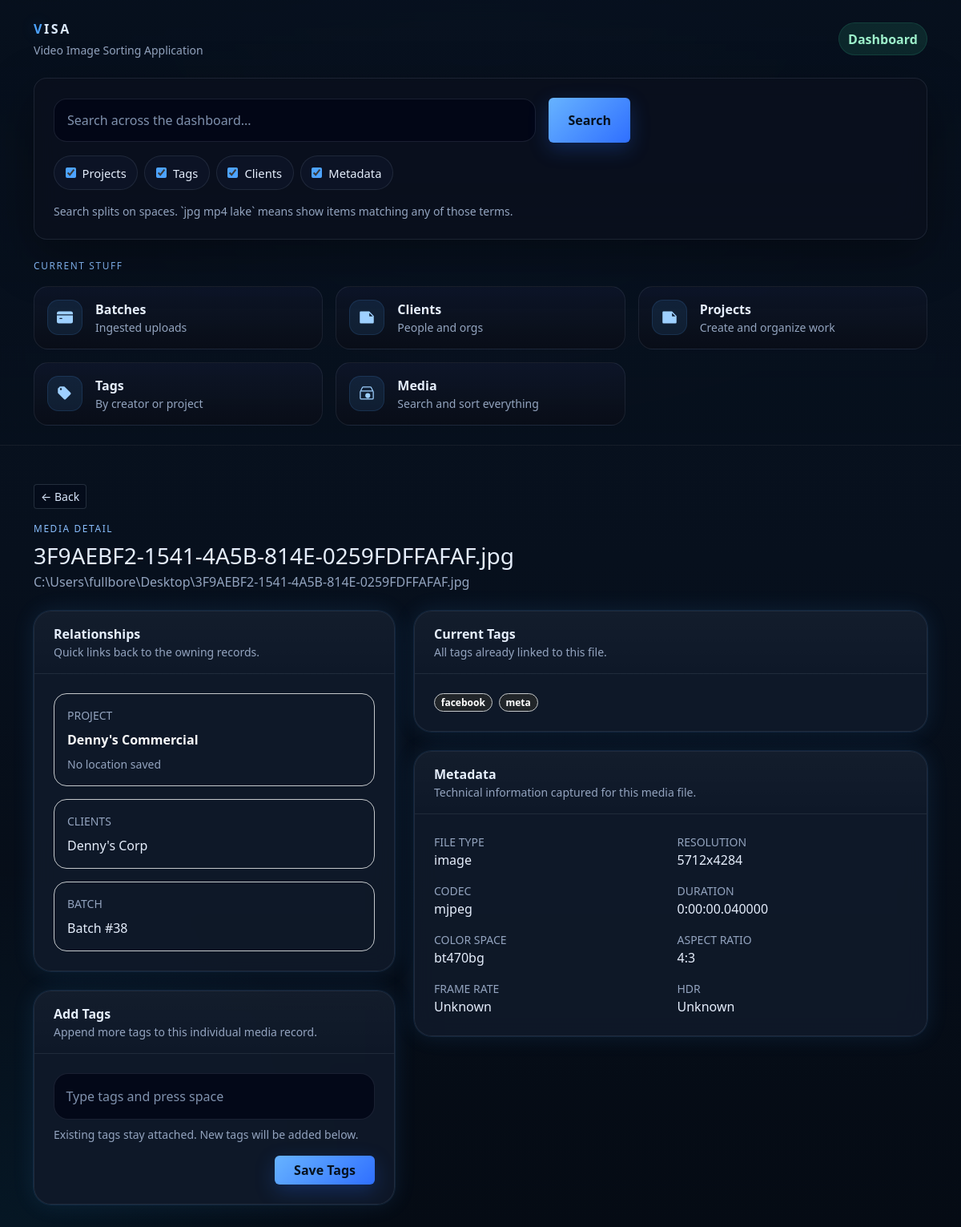
/dashboard/media/41/, run on an earlier commit of the app's database.
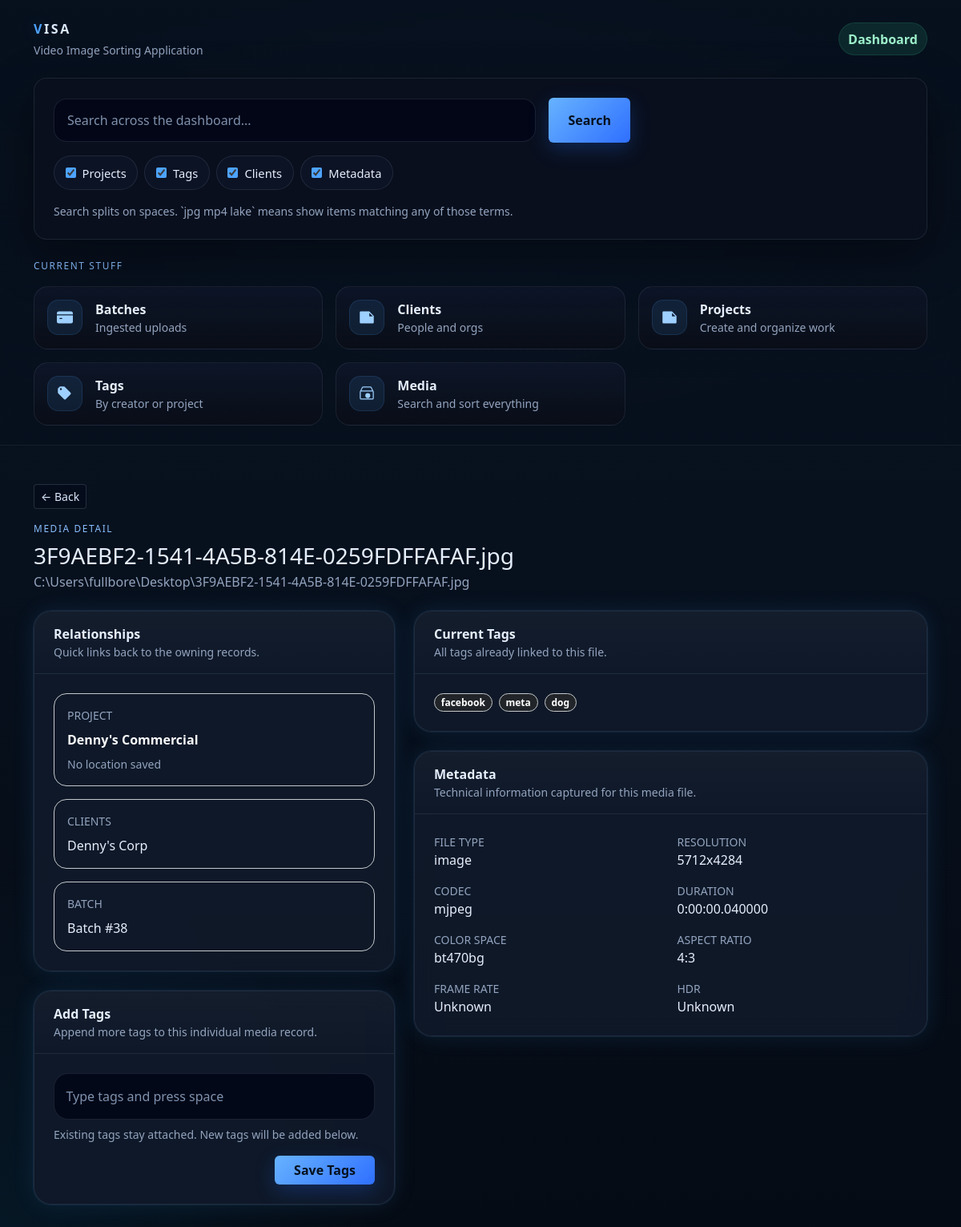
And on a later commit of the database.
### base/models.py (models this page shows, shortened)
class Customer(models.Model):
    project = models.ForeignKey(
        Project,
        on_delete=models.CASCADE,
        related_name="customers",
    )
    company_name = models.CharField(max_length=90, blank=True)
    first_name = models.CharField(max_length=90)
    last_name = models.CharField(max_length=90)
    phone = models.CharField(max_length=30, blank=True)
    email = models.EmailField(blank=True)
    street_num = models.CharField(max_length=20, blank=True)
    street_name = models.CharField(max_length=120, blank=True)
    city = models.CharField(max_length=90, blank=True)
    state = models.CharField(max_length=10, blank=True)
    zip_code = models.CharField(max_length=20, blank=True)
    country = models.CharField(max_length=90, blank=True)

class Tag(models.Model):
    user = models.ForeignKey(
        settings.AUTH_USER_MODEL,
        on_delete=models.CASCADE,
        related_name="tags",
        null=True,
        blank=True,
    )
    name = models.CharField(max_length=90)
    class Meta:
        constraints = [
            models.UniqueConstraint(fields=["user", "name"], name="uniq_tag_user_name"),
        ]

### base/views.py (the view, shortened to what this page needs)
# urls.py: path("dashboard/media/<int:media_id>/", views.dashboard_media_detail, name="dashboard_media_detail"),
def dashboard_media_detail(request, media_id):
    media = get_object_or_404(
        Media.objects.select_related("project", "metadata", "batch").prefetch_related("tags", "project__customers"),
        id=media_id,
    )
    return render(
        request,
        "base/dashboard_media_detail.html",
        {
            "media": media,
            "project_clients": media.project.customers.order_by("company_name", "last_name", "first_name") if media.project else [],
            **_base_context(),
        },
    )

### base/models.py (called while the page is built)
    @property
    def resolution(self):
        if self.width and self.height:
            return f"{self.width}x{self.height}"
        return ""

    @property
    def derived_aspect_ratio(self):
        if self.width and self.height:
            from math import gcd
            divisor = gcd(self.width, self.height)
            return f"{self.width // divisor}:{self.height // divisor}"
        return ""

### base/views.py (called while the page is built)
def _empty_search_state():
    return {
        "q": "",
        "terms": [],
        "projects": True,
        "tags": True,
        "clients": True,
        "metadata": True,
    }

def _base_context(search_state=None):
    return {
        "search_state": search_state or _empty_search_state(),
    }

### base/templates/base/dashboard_media_detail.html (shortened to what the changed rows need)
{% extends "base/base.html" %}
{% block content %}
  <div class="d-flex flex-wrap justify-content-between align-items-start gap-3 mb-4">
    <div>
      <h1 class="h3 mb-1">{{ media.file_name }}</h1>
    </div>
  </div>
  <div class="row g-4">
    <div class="col-12 col-xl-5">
      <div class="visa-glass-soft card-visa mb-4">
        <div class="p-4 d-grid gap-3">
          <div class="rounded-4 border border-secondary-subtle p-3">
            {% if media.project %}
              {% for client in project_clients %}
                <div>
                  <a href="{% url 'dashboard_client_detail' client.id %}" class="text-decoration-none text-reset">
                    {% if client.company_name %}{{ client.company_name }}{% else %}{{ client.first_name }} {{ client.last_name }}{% endif %}
                  </a>
                </div>
              {% empty %}
                <div class="small muted">No clients attached to this project.</div>
              {% endfor %}
            {% else %}
              <div class="small muted">Assign a project before client links appear.</div>
            {% endif %}
          </div>
        </div>
      </div>
    </div>
    <div class="col-12 col-xl-7">
      <div class="visa-glass-soft card-visa mb-4">
        <div class="p-4">
          <div class="d-flex flex-wrap gap-2">
            {% for tag in media.tags.all %}
              <span class="badge rounded-pill text-bg-dark border border-secondary-subtle">{{ tag.name }}</span>
            {% empty %}
              <span class="muted">No tags yet.</span>
            {% endfor %}
          </div>
        </div>
      </div>
    </div>
  </div>
{% endblock %}

What changed in the data, as far as the page shows it:
added Tag: name "dog"
